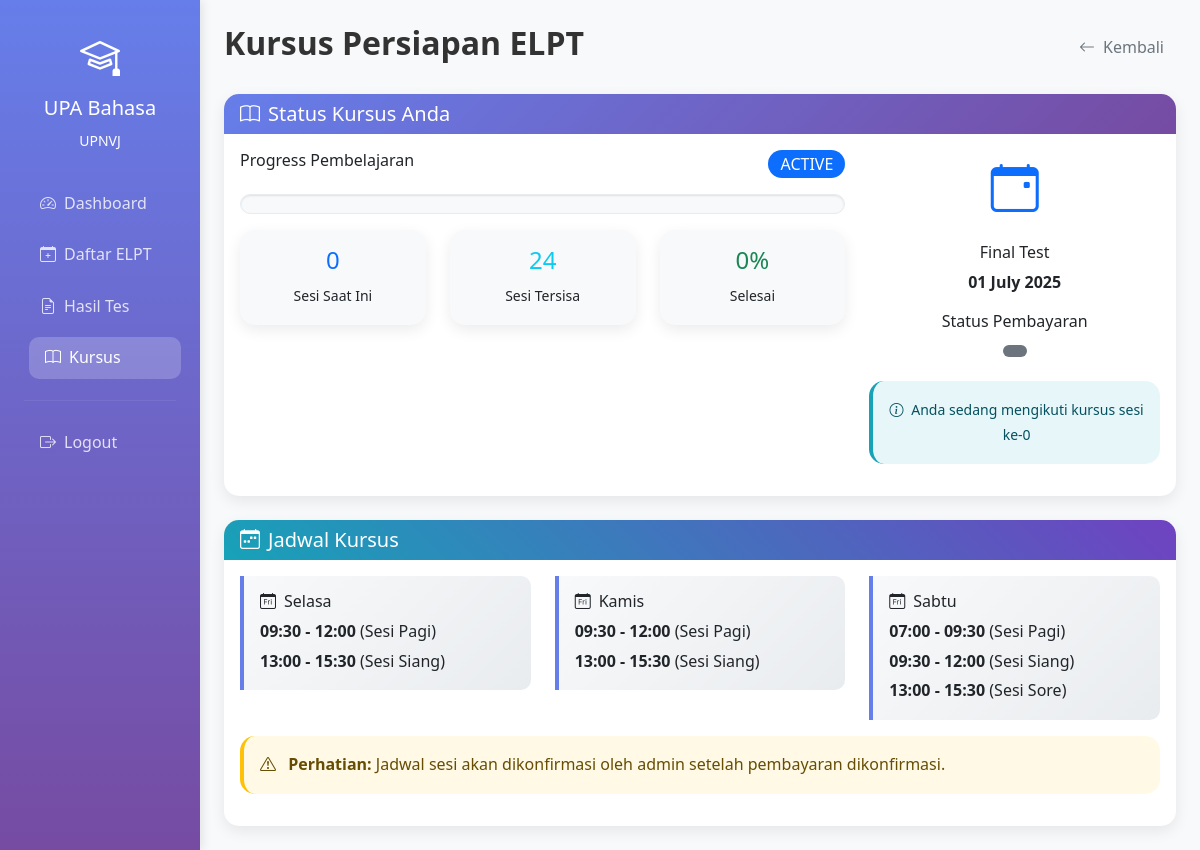
Screenshot of /student/course.php (signed in) with the database file from the repository.
### tables this page shows
CREATE TABLE `courses` (
  `id` int(11) NOT NULL,
  `user_id` int(11) NOT NULL,
  `current_session` int(11) DEFAULT 1,
  `total_sessions` int(11) DEFAULT 24,
  `final_test_date` date DEFAULT NULL,
  `status` enum('active','completed','pending') DEFAULT 'pending',
  `created_at` timestamp NOT NULL DEFAULT current_timestamp(),
  `updated_at` timestamp NOT NULL DEFAULT current_timestamp() ON UPDATE current_timestamp(),
  `payment_status` enum('pending','payment_uploaded','confirmed','active','completed') DEFAULT 'pending',
  `billing_number` varchar(50) DEFAULT NULL,
  `payment_proof_file` varchar(255) DEFAULT NULL,
  `payment_proof_uploaded_at` timestamp NULL DEFAULT NULL
);

### config/database.php (called while the page is built, shortened)
<?php
function formatDate($date) {
    return date('d F Y', strtotime($date));
}
?>

### student/course.php (the view, shortened to what this page needs)
<?php
require_once '../config/database.php';
$stmt = $pdo->prepare("SELECT * FROM courses WHERE user_id = ? ORDER BY created_at DESC LIMIT 1");
$stmt->execute([$_SESSION['user_id']]);
$current_course = $stmt->fetch();
?>
<!DOCTYPE html>
<html lang="id">
<head>
    <link href="https://cdn.jsdelivr.net/npm/bootstrap@5.3.0/dist/css/bootstrap.min.css" rel="stylesheet">
    <link href="https://cdn.jsdelivr.net/npm/bootstrap-icons@1.10.0/font/bootstrap-icons.css" rel="stylesheet">
    <link href="../assets/css/custom.css" rel="stylesheet">
    <link href="../assets/css/student.css" rel="stylesheet">
</head>
<body class="bg-light">
    <div class="container-fluid">
        <div class="row">
            <?php include 'includes/sidebar.php'; ?>
            <div class="col-md-9 col-lg-10 p-4">
                <div class="d-flex justify-content-between align-items-center mb-4">
                    <h2 class="fw-bold">Kursus Persiapan ELPT</h2>
                    <a href="dashboard.php" class="btn btn-outline-secondary">
                        <i class="bi bi-arrow-left me-2"></i>Kembali
                    </a>
                </div>
                <?php if ($current_course): ?>
                    <div class="card mb-4">
                        <div class="card-header bg-primary text-white">
                            <h5 class="mb-0"><i class="bi bi-book me-2"></i>Status Kursus Anda</h5>
                        </div>
                        <div class="card-body">
                            <div class="row">
                                <div class="col-lg-8">
                                    <div class="d-flex justify-content-between align-items-center mb-3">
                                        <h6>Progress Pembelajaran</h6>
                                        <span class="badge <?=
                                            $current_course['status'] === 'completed' ? 'bg-success' :
                                            ($current_course['status'] === 'active' ? 'bg-primary' : 'bg-warning text-dark')
                                        ?> fs-6">
                                            <?= strtoupper($current_course['status']) ?>
                                        </span>
                                    </div>
                                    <div class="progress session-progress mb-3">
                                    </div>
                                    <div class="row text-center">
                                        <div class="col-4">
                                            <div class="card bg-light">
                                                <div class="card-body p-3">
                                                    <h4 class="text-primary"><?= $current_course['current_session'] ?></h4>
                                                    <small>Sesi Saat Ini</small>
                                                </div>
                                            </div>
                                        </div>
                                        <div class="col-4">
                                            <div class="card bg-light">
                                                <div class="card-body p-3">
                                                    <h4 class="text-info"><?= $current_course['total_sessions'] - $current_course['current_session'] ?></h4>
                                                    <small>Sesi Tersisa</small>
                                                </div>
                                            </div>
                                        </div>
                                        <div class="col-4">
                                            <div class="card bg-light">
                                                <div class="card-body p-3">
                                                    <h4 class="text-success"><?= round(($current_course['current_session']/$current_course['total_sessions']) * 100) ?>%</h4>
                                                    <small>Selesai</small>
                                                </div>
                                            </div>
                                        </div>
                                    </div>
                                </div>
                                <div class="col-lg-4">
                                    <div class="text-center">
                                        <i class="bi bi-calendar-event text-primary" style="font-size: 3rem;"></i>
                                        <h6 class="mt-3">Final Test</h6>
                                        <p class="fw-bold"><?= formatDate($current_course['final_test_date']) ?></p>
                                        <div class="mt-3">
                                            <h6>Status Pembayaran</h6>
                                            <span class="badge fs-6 <?=
                                                ($current_course['payment_status'] ?? 'pending') === 'pending' ? 'bg-warning text-dark' :
                                                (($current_course['payment_status'] ?? 'pending') === 'payment_uploaded' ? 'bg-primary' :
                                                (($current_course['payment_status'] ?? 'pending') === 'payment_verified' ? 'bg-success' : 'bg-secondary'))
                                            ?>">
                                            </span>
                                        </div>
                                        <?php if ($current_course['status'] === 'active'): ?>
                                            <div class="alert alert-info mt-3">
                                                <small>
                                                    <i class="bi bi-info-circle me-1"></i>
                                                    Anda sedang mengikuti kursus sesi ke-<?= $current_course['current_session'] ?>
                                                </small>
                                            </div>
                                        <?php endif; ?>
                                    </div>
                                </div>
                            </div>
                        </div>
                    </div>
                    <div class="card">
                        <div class="card-header bg-info text-white">
                            <h5 class="mb-0"><i class="bi bi-calendar-week me-2"></i>Jadwal Kursus</h5>
                        </div>
                        <div class="card-body">
                            <div class="row g-4">
                                <div class="col-md-4">
                                    <div class="schedule-item p-3">
                                        <h6><i class="bi bi-calendar-day me-2"></i>Selasa</h6>
                                        <p class="mb-1"><strong>09:30 - 12:00</strong> (Sesi Pagi)</p>
                                        <p class="mb-0"><strong>13:00 - 15:30</strong> (Sesi Siang)</p>
                                    </div>
                                </div>
                                <div class="col-md-4">
                                    <div class="schedule-item p-3">
                                        <h6><i class="bi bi-calendar-day me-2"></i>Kamis</h6>
                                        <p class="mb-1"><strong>09:30 - 12:00</strong> (Sesi Pagi)</p>
                                        <p class="mb-0"><strong>13:00 - 15:30</strong> (Sesi Siang)</p>
                                    </div>
                                </div>
                                <div class="col-md-4">
                                    <div class="schedule-item p-3">
                                        <h6><i class="bi bi-calendar-day me-2"></i>Sabtu</h6>
                                        <p class="mb-1"><strong>07:00 - 09:30</strong> (Sesi Pagi)</p>
                                        <p class="mb-1"><strong>09:30 - 12:00</strong> (Sesi Siang)</p>
                                        <p class="mb-0"><strong>13:00 - 15:30</strong> (Sesi Sore)</p>
                                    </div>
                                </div>
                            </div>
                            <div class="alert alert-warning mt-3">
                                <i class="bi bi-exclamation-triangle me-2"></i>
                                <strong>Perhatian:</strong> Jadwal sesi akan dikonfirmasi oleh admin setelah pembayaran dikonfirmasi.
                            </div>
                        </div>
                    </div>
                <?php endif; ?>
            </div>
        </div>
    </div>
</body>
</html>

### assets/css/custom.css (style rules this page uses)
:root { --primary-gradient: linear-gradient(135deg, #667eea 0%, #764ba2 100%); --admin-gradient: linear-gradient(180deg, #dc3545 0%, #6f42c1 100%); --success-gradient: linear-gradient(45deg, #28a745, #20c997); --warning-gradient: linear-gradient(45deg, #ffc107, #fd7e14); --info-gradient: linear-gradient(45deg, #17a2b8, #6f42c1); --danger-gradient: linear-gradient(45deg, #dc3545, #e83e8c); --shadow-sm: 0 2px 4px rgba(0,0,0,0.1); --shadow-md: 0 4px 8px rgba(0,0,0,0.15); --shadow-lg: 0 8px 24px rgba(0,0,0,0.15); --shadow-xl: 0 20px 40px rgba(0,0,0,0.1); --border-radius: 15px; --border-radius-sm: 10px; --border-radius-lg: 20px; }
body { font-family: 'Segoe UI', Tahoma, Geneva, Verdana, sans-serif; line-height: 1.6; color: #333; }
.card { border: none; border-radius: var(--border-radius); box-shadow: var(--shadow-sm); transition: all 0.3s ease; }
.card-header { border-radius: var(--border-radius) var(--border-radius) 0 0 !important; border: none; font-weight: 600; }
.card-header.bg-primary { background: var(--primary-gradient) !important; }
.card-header.bg-info { background: var(--info-gradient) !important; }
.btn { border-radius: var(--border-radius-sm); font-weight: 500; transition: all 0.3s ease; border: none; }
.alert { border: none; border-radius: var(--border-radius); border-left: 4px solid; }
.alert-warning { border-left-color: #ffc107; background-color: rgba(255, 193, 7, 0.1); }
.alert-info { border-left-color: #17a2b8; background-color: rgba(23, 162, 184, 0.1); }
.badge { font-weight: 500; padding: 6px 12px; border-radius: 20px; }
.progress { border-radius: var(--border-radius-sm); box-shadow: inset 0 1px 2px rgba(0,0,0,0.1); }
.schedule-item { background: linear-gradient(135deg, #f8f9fa 0%, #e9ecef 100%); border-left: 4px solid #667eea; border-radius: 0 var(--border-radius-sm) var(--border-radius-sm) 0; transition: all 0.3s ease; }

### assets/css/student.css (style rules this page uses)
.card { border: none; border-radius: 15px; box-shadow: 0 5px 15px rgba(0, 0, 0, 0.08); transition: all 0.3s ease; }
.card-header { background: linear-gradient(45deg, #667eea, #764ba2); color: white; border-radius: 15px 15px 0 0 !important; border: none; font-weight: 600; }
.session-progress { height: 20px; border-radius: 10px; background-color: #f8f9fa; border: 1px solid #e9ecef; }
.schedule-item { background: linear-gradient(135deg, #f8f9fa 0%, #e9ecef 100%); border-left: 4px solid #667eea; border-radius: 0 10px 10px 0; transition: all 0.3s ease; }

### rows the page displays
courses: status "ACTIVE", current_session "0", total_sessions "24", final_test_date "01 July 2025"
